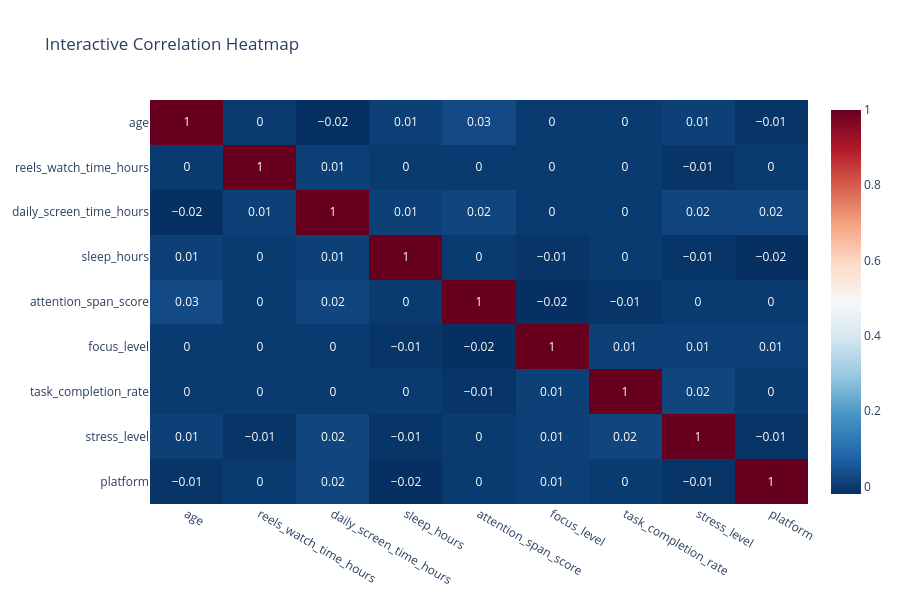

Source (notebook cell):
### Markdown cell above
### Correlation Heatmap

### Code cell
corr_vals = df.corr().round(2)
fig = px.imshow(
    corr_vals,
    text_auto=True,
    color_continuous_scale='RdBu_r',
    title='Interactive Correlation Heatmap',
    aspect='auto'
)
fig.update_layout(height=600)
fig.show()
print("Strong correlations with the target reveal which variables most influence attention span score")

### Figure 1 — Plotly figure (JSON) as saved in the notebook; plotly's stock layout.template omitted (floating-point values rounded to 4 significant figures)
{"data": [{"coloraxis": "coloraxis", "hovertemplate": "x: %{x}<br>y: %{y}<br>color: %{z}<extra></extra>", "name": "0", "texttemplate": "%{z}", "type": "heatmap", "x": ["age", "reels_watch_time_hours", "daily_screen_time_hours", "sleep_hours", "attention_span_score", "focus_level", "task_completion_rate", "stress_level", "platform"], "xaxis": "x", "y": ["age", "reels_watch_time_hours", "daily_screen_time_hours", "sleep_hours", "attention_span_score", "focus_level", "task_completion_rate", "stress_level", "platform"], "yaxis": "y", "z": [[1.0, 0.0, -0.02, 0.01, 0.03, -0.0, 0.0, 0.01, -0.01], [0.0, 1.0, 0.01, -0.0, 0.0, 0.0, 0.0, -0.01, 0.0], [-0.02, 0.01, 1.0, 0.01, 0.02, 0.0, 0.0, 0.02, 0.02], [0.01, -0.0, 0.01, 1.0, -0.0, -0.01, -0.0, -0.01, -0.02], [0.03, 0.0, 0.02, -0.0, 1.0, -0.02, -0.01, 0.0, -0.0], [-0.0, 0.0, 0.0, -0.01, -0.02, 1.0, 0.01, 0.01, 0.01], [0.0, 0.0, 0.0, -0.0, -0.01, 0.01, 1.0, 0.02, 0.0], [0.01, -0.01, 0.02, -0.01, 0.0, 0.01, 0.02, 1.0, -0.01], [-0.01, 0.0, 0.02, -0.02, -0.0, 0.01, 0.0, -0.01, 1.0]]}], "layout": {"coloraxis": {"colorscale": [[0, "rgb(5,48,97)"], [0.1, "rgb(33,102,172)"], [0.2, "rgb(67,147,195)"], [0.3, "rgb(146,197,222)"], [0.4, "rgb(209,229,240)"], [0.5, "rgb(247,247,247)"], [0.6, "rgb(253,219,199)"], [0.7, "rgb(244,165,130)"], [0.8, "rgb(214,96,77)"], [0.9, "rgb(178,24,43)"], [1, "rgb(103,0,31)"]]}, "height": 600, "title": {"text": "Interactive Correlation Heatmap"}, "xaxis": {"anchor": "y", "domain": [0, 1]}, "yaxis": {"anchor": "x", "autorange": "reversed", "domain": [0, 1]}}}
